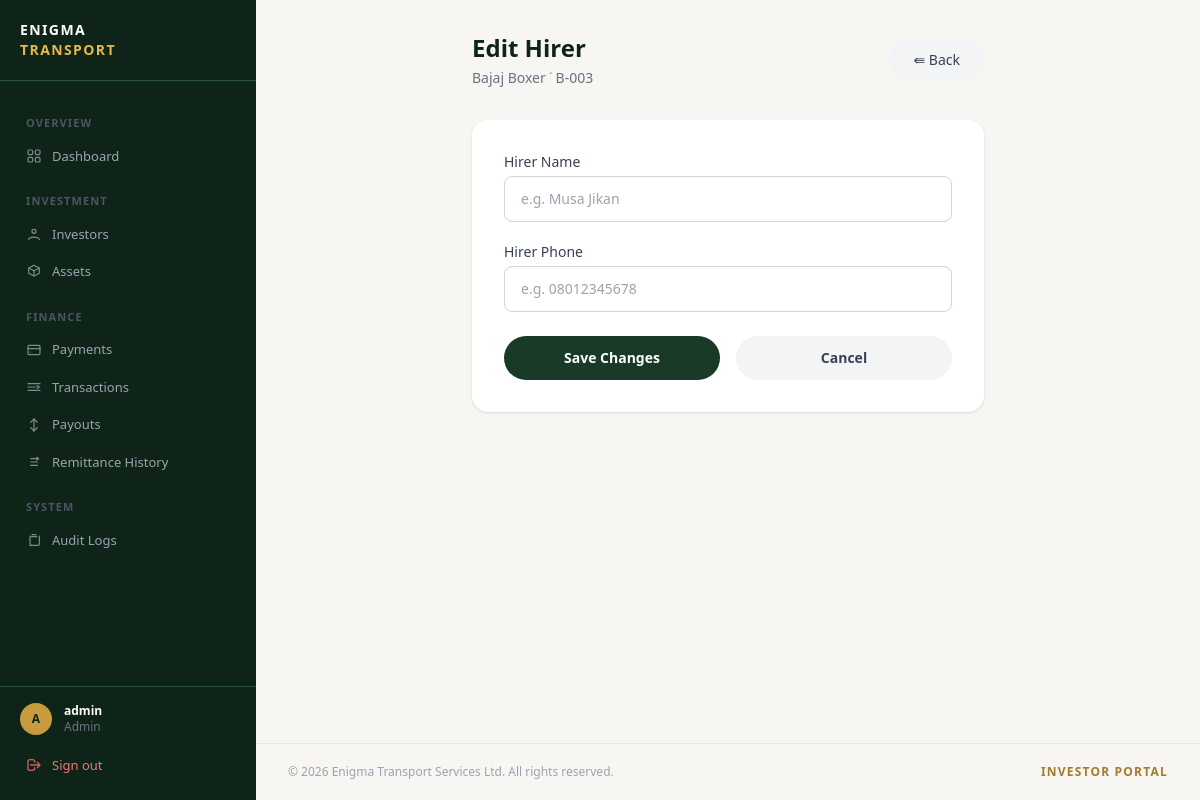
/remittances/hirer/25/edit/ (signed in), run on the app's committed database.
### accounts/models.py (models this page shows, shortened)
class User(AbstractUser):
    ROLE_CHOICES = (
        ('admin', 'Admin'),
        ('investor', 'Investor'),
    )
    role = models.CharField(max_length=20, choices=ROLE_CHOICES, default='investor')
    email = models.EmailField(unique=True)  # ← add this
    created_at = models.DateTimeField(auto_now_add=True)

### assets/models.py (models this page shows, shortened)
class AssetAllocation(models.Model):
    investment = models.ForeignKey(
        'investments.Investment',
        on_delete=models.CASCADE,
        related_name='allocations'
    )
    asset = models.ForeignKey(
        Asset,
        on_delete=models.PROTECT
    )
    quantity = models.PositiveIntegerField(default=1)
    hirer_name = models.CharField(max_length=200, blank=True)
    hirer_phone = models.CharField(max_length=20, blank=True)
    allocated_at = models.DateTimeField(auto_now_add=True)
    current_period_paid = models.BooleanField(default=False)
    last_payment_date = models.DateField(null=True, blank=True)
    paystack_page_id = models.CharField(max_length=100, blank=True)
    paystack_payment_link = models.URLField(blank=True)
    class Meta:
        unique_together = ('investment', 'asset')

class Asset(models.Model):
    STATUS_CHOICES = (
        ('available', 'Available'),
        ('allocated', 'Allocated'),
        ('maintenance', 'Maintenance'),
        ('inactive', 'Inactive'),
    )
    name = models.CharField(max_length=200)
    asset_code = models.CharField(max_length=50, unique=True, blank=True)
    asset_type = models.CharField(max_length=100)
    purchase_value = models.DecimalField(max_digits=15, decimal_places=2)
    service_charge = models.DecimalField(max_digits=15, decimal_places=2, default=0)
    management_fee = models.DecimalField(max_digits=15, decimal_places=2, default=0)
    weekly_return = models.DecimalField(max_digits=15, decimal_places=2, null=True, blank=True)
    duration_weeks = models.PositiveIntegerField(null=True, blank=True)
    status = models.CharField(max_length=20, choices=STATUS_CHOICES, default='available')
    created_at = models.DateTimeField(auto_now_add=True)

### remittances/views.py (the view)
# urls.py: path('hirer/<int:allocation_pk>/edit/', views.edit_hirer_view, name='edit_hirer'),
@admin_required
def edit_hirer_view(request, allocation_pk):
    allocation = get_object_or_404(AssetAllocation, pk=allocation_pk)
    investment = allocation.investment
    if request.method == 'POST':
        allocation.hirer_name = request.POST.get('hirer_name', '').strip()
        allocation.hirer_phone = request.POST.get('hirer_phone', '').strip()
        allocation.save()
        messages.success(request, f'Hirer details updated for {allocation.asset.name}.')
        return redirect('manage_investment', pk=investment.pk)
    return render(request, 'remittances/edit_hirer.html', {
        'allocation': allocation,
        'investment': investment,
    })

### templates/remittances/edit_hirer.html (shortened to what this page needs)
{% extends 'base.html' %}
{% block dashboard_content %}
<div class="max-w-lg mx-auto">
    <div class="mb-8 flex justify-between items-center">
        <div>
            <h1 class="text-2xl font-bold text-[#0f2419]">Edit Hirer</h1>
            <p class="text-gray-500 mt-1 text-sm">{{ allocation.asset.name }} &dot; {{ allocation.asset.asset_code }}</p>
        </div>
        <a href="{% url 'manage_investment' investment.pk %}"
            class="bg-gray-100 text-gray-700 px-6 py-3 rounded-full font-medium hover:bg-gray-200 transition text-sm">
            &lAarr; Back
        </a>
    </div>
    <div class="bg-white rounded-2xl shadow p-8">
        <form method="POST">
            <div class="mb-5">
                <label class="block text-sm font-medium text-gray-700 mb-1">Hirer Name</label>
                <input type="text" name="hirer_name"
                    value="{{ allocation.hirer_name }}"
                    placeholder="e.g. Musa Jikan"
                    class="w-full border border-gray-300 rounded-lg px-4 py-3 text-sm focus:outline-none focus:ring-2 focus:ring-[#e6b84a]">
            </div>
            <div class="mb-6">
                <label class="block text-sm font-medium text-gray-700 mb-1">Hirer Phone</label>
                <input type="text" name="hirer_phone"
                    value="{{ allocation.hirer_phone }}"
                    placeholder="e.g. 08012345678"
                    class="w-full border border-gray-300 rounded-lg px-4 py-3 text-sm focus:outline-none focus:ring-2 focus:ring-[#e6b84a]">
            </div>
            <div class="flex gap-4">
                <button type="submit"
                    class="flex-1 text-white py-3 rounded-full font-semibold text-sm"
                    style="background:#1a3a28;">
                    Save Changes
                </button>
                <a href="{% url 'manage_investment' investment.pk %}"
                    class="flex-1 text-center bg-gray-100 text-gray-700 py-3 rounded-full font-semibold text-sm hover:bg-gray-200 transition">
                    Cancel
                </a>
            </div>
        </form>
    </div>
</div>
{% endblock %}

### templates/base.html (shortened to what this page needs)
<!DOCTYPE html>
<html lang="en">
<head>
    <script src="https://cdn.tailwindcss.com"></script>
</head>
<body class="bg-surface font-sans">
{% if user.is_authenticated %}
<aside id="sidebar">
    <div class="px-5 py-5 border-b border-forest-muted flex items-center justify-between shrink-0">
        <a href="/" class="flex flex-col leading-tight">
            <span class="text-white font-bold text-sm tracking-widest uppercase">Enigma</span>
            <span class="text-gold-light font-bold text-sm tracking-widest uppercase">Transport</span>
        </a>
    </div>
    <nav class="flex-1 px-3 py-4 overflow-y-auto min-h-0">
        {% if user.role == 'admin' %}
        <span class="nav-section">OVERVIEW</span>
        <a href="{% url 'admin_dashboard' %}" class="nav-item {% if request.resolver_match.url_name == 'admin_dashboard' %}active{% endif %}">
            Dashboard
        </a>
        <span class="nav-section">INVESTMENT</span>
        <a href="{% url 'admin_investor_list' %}" class="nav-item {% if 'investor' in request.resolver_match.url_name %}active{% endif %}">
            <svg xmlns="http://www.w3.org/2000/svg"
                 viewBox="0 0 24 24"
                 fill="none"
                 stroke="currentColor"
                 stroke-width="1.8"
                 stroke-linecap="round"
                 stroke-linejoin="round"
                 class="w-6 h-6">
              <circle cx="12" cy="8" r="3"/>
              <path d="M4 20c1.8-4.5 14.2-4.5 16 0"/>
            </svg>
            Investors
        </a>
        <a href="{% url 'admin_asset_list' %}" class="nav-item {% if 'asset' in request.resolver_match.url_name %}active{% endif %}">
            <svg xmlns="http://www.w3.org/2000/svg"
                 viewBox="0 0 24 24"
                 fill="none"
                 stroke="currentColor"
                 stroke-width="1.8"
                 stroke-linecap="round"
                 stroke-linejoin="round"
                 class="w-6 h-6">
              <path d="M12 2l8 4-8 4-8-4 8-4z"/>
              <path d="M4 6v8l8 4 8-4V6"/>
              <path d="M12 10v8"/>
            </svg>
            Assets
        </a>
        <span class="nav-section">FINANCE</span>
        <a href="{% url 'central_payment' %}" class="nav-item {% if 'payment' in request.resolver_match.url_name %}active{% endif %}">
            <svg xmlns="http://www.w3.org/2000/svg"
                 viewBox="0 0 24 24"
                 fill="none"
                 stroke="currentColor"
                 stroke-width="1.8"
                 stroke-linecap="round"
                 stroke-linejoin="round"
                 class="w-6 h-6">
              <rect x="3" y="5" width="18" height="14" rx="2"/>
              <path d="M3 10h18"/>
              <path d="M7 15h.01"/>
            </svg>
            Payments
        </a>
        <a href="{% url 'admin_transaction_list' %}" class="nav-item {% if 'transaction' in request.resolver_match.url_name %}active{% endif %}">
            <svg xmlns="http://www.w3.org/2000/svg"
                 viewBox="0 0 24 24"
                 fill="none"
                 stroke="currentColor"
                 stroke-width="1.8"
                 stroke-linecap="round"
                 stroke-linejoin="round"
                 class="w-6 h-6">
              <path d="M3 7h18"/>
              <path d="M3 12h12"/>
              <path d="M3 17h18"/>
              <path d="M17 10l3 2-3 2"/>
            </svg>
            Transactions
        </a>
        <a href="{% url 'admin_payout_list' %}" class="nav-item {% if 'payout' in request.resolver_match.url_name %}active{% endif %}">
            <svg xmlns="http://www.w3.org/2000/svg"
                 viewBox="0 0 24 24"
                 fill="none"
                 stroke="currentColor"
                 stroke-width="1.8"
                 stroke-linecap="round"
                 stroke-linejoin="round"
                 class="w-6 h-6">
              <path d="M12 3v18"/>
              <path d="M7 8l5-5 5 5"/>
              <path d="M7 16l5 5 5-5"/>
            </svg>
            Payouts
        </a>
        <a href="{% url 'remittance_list' %}" class="nav-item {% if 'remittance' in request.resolver_match.url_name %}active{% endif %}">
            <svg xmlns="http://www.w3.org/2000/svg"
                 viewBox="0 0 24 24"
                 fill="none"
                 stroke="currentColor"
                 stroke-width="1.8"
                 stroke-linecap="round"
                 stroke-linejoin="round"
                 class="w-6 h-6">
              <path d="M7 7h10"/>
              <path d="M7 12h10"/>
              <path d="M7 17h10"/>
              <path d="M16 5l3 2-3 2"/>
            </svg>
            Remittance History
        </a>
        <span class="nav-section">SYSTEM</span>
        <a href="{% url 'admin_auditlog_list' %}" class="nav-item {% if 'auditlog' in request.resolver_match.url_name %}active{% endif %}">
            <svg xmlns="http://www.w3.org/2000/svg"
                 viewBox="0 0 24 24"
                 fill="none"
                 stroke="currentColor"
                 stroke-width="1.8"
                 stroke-linecap="round"
                 stroke-linejoin="round"
                 class="w-6 h-6">
              <path d="M9 4h6"/>
              <path d="M8 7h8"/>
              <path d="M6 20h12a2 2 0 0 0 2-2V6"/>
              <path d="M6 6v12a2 2 0 0 0 2 2"/>
            </svg>
            Audit Logs
        </a>
        {% endif %}
    </nav>
    <div class="border-t border-forest-muted px-3 py-4 shrink-0">
        <div class="flex items-center gap-3 px-2 mb-3">
            <div class="w-8 h-8 rounded-full bg-gold flex items-center justify-center text-forest-dark text-xs font-bold shrink-0">
                {{ user.username|first|upper }}
            </div>
            <div class="flex-1 min-w-0">
                <p class="text-white text-xs font-semibold truncate">{{ user.username }}</p>
                <p class="text-gray-500 text-xs capitalize">{{ user.role }}</p>
            </div>
        </div>
        <a href="{% url 'logout' %}" class="nav-item w-full text-red-400 hover:text-red-300 hover:bg-red-950/30">
            <svg fill="none" stroke="currentColor" viewBox="0 0 24 24"><path stroke-linecap="round" stroke-linejoin="round" stroke-width="2" d="M17 16l4-4m0 0l-4-4m4 4H7m6 4v1a3 3 0 01-3 3H6a3 3 0 01-3-3V7a3 3 0 013-3h4a3 3 0 013 3v1"/></svg>
            Sign out
        </a>
    </div>
</aside>
    <div id="main-content">
        <main class="flex-1 px-6 lg:px-8 py-8">{% block dashboard_content %}{% endblock %}</main>
        <footer class="px-6 lg:px-8 py-5 border-t border-gray-200">
            <div class="flex flex-col sm:flex-row justify-between items-center gap-1 text-xs text-gray-400">
                <span>&copy; 2026 Enigma Transport Services Ltd. All rights reserved.</span>
                <span class="text-gold-muted font-semibold tracking-widest uppercase text-xs">Investor Portal</span>
            </div>
        </footer>
    </div>
{% endif %}
</body>
</html>

### templates/base.html (style rules this page uses)
body { font-family: 'Inter', sans-serif; }
#sidebar { width: 256px; height: 100vh; position: fixed; top: 0; left: 0; display: flex; flex-direction: column; background: #0f2419; z-index: 40; transition: transform 0.25s ease; overflow: hidden; }
#main-content { margin-left: 256px; min-height: 100vh; display: flex; flex-direction: column; }
.nav-item { display: flex; align-items: center; gap: 10px; padding: 9px 14px; border-radius: 10px; font-size: 0.8125rem; font-weight: 500; color: #9ca3af; transition: background 0.15s, color 0.15s; text-decoration: none; }
nav { scrollbar-width: thin; scrollbar-color: #2d5240 transparent; }
.nav-item svg { width: 16px; height: 16px; flex-shrink: 0; opacity: 0.8; }
.nav-section { font-size: 0.6875rem; font-weight: 600; letter-spacing: 0.1em; text-transform: uppercase; color: #4b5563; padding: 0 14px; margin: 18px 0 6px; display: block; }
.bg-gold { background-color: #c89b3c; }
.bg-surface { background-color: #f7f6f2; }
.text-forest-dark { color: #0f2419; }
.text-gold-light { color: #e6b84a; }
.text-gold-muted { color: #a07c2e; }
.border-forest-muted { border-color: #2d5240; }

### data on the page
User: username|first "A", username "admin", role "Admin"
AssetAllocation: asset.name "Bajaj Boxer", asset.asset_code "B-003"
